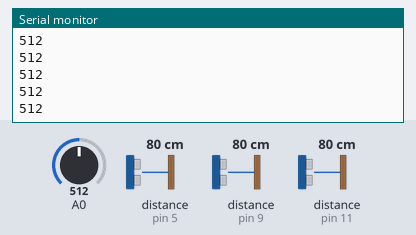
This sketch was run on a simulated Arduino Uno, built with avr-gcc and run on an emulated ATmega328P. Parts: the last lines printed to the serial monitor. Wiring (inferred from the names in the program): 3 × ultrasonic range finder: trigger pin 3, echo pin 5 / trigger pin 6, echo pin 9 / trigger pin 10, echo pin 11. Inputs (shaded band) come from the test bench; at power-on: distance to the obstacle (sensors on pin 5, pin 9, pin 11) 80 cm, A0 = 512. The echo pulse lasts 58.3 µs per cm.

Above: at 1.2 s.
1.3 s: distance to the obstacle (sensor on pin 5) set to 9 cm
At 2.02 s:
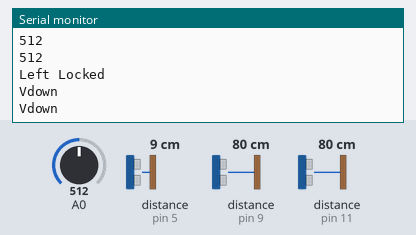
3.0 s: distance to the obstacle (sensor on pin 5) set to 35 cm
At 3.23 s:
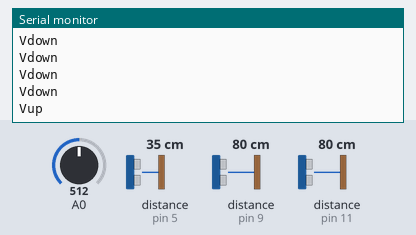

Measured:
- after the input at 1.3 s, the serial monitor: prints a new line after 0.21 s (image 1)
- after the input at 3.0 s, the serial monitor: prints a new line at once (image 2)

The sketch:

sensors_project.ino
```cpp
const int trigger1 =3; //Trigger pin of 1st Sensor
const int echo1 =5; //Echo pin of 1st Sensor
const int trigger2 =6; //Trigger pin of 2nd Sensor
const int echo2 =9;//Echo pin of 2nd Sensor
const int trigger3 =10; //Trigger pin of 3rd Sensor
const int echo3 =11;//Echo pin of 3rd Sensor

long time_taken;
int dist,distL,distC,distR,lint;

void setup() {
Serial.begin(9600);

pinMode(trigger1, OUTPUT);
pinMode(echo1, INPUT);
pinMode(trigger2, OUTPUT);
pinMode(echo2, INPUT);
pinMode(trigger3, OUTPUT);
pinMode(echo3, INPUT);
}

//###Function to calculate distance###//
void calculate_distance(int trigger, int echo)
{
digitalWrite(trigger, LOW);
delayMicroseconds(2);
digitalWrite(trigger, HIGH);
delayMicroseconds(10);
digitalWrite(trigger, LOW);

time_taken = pulseIn(echo, HIGH);
dist= time_taken*0.034/2;
if (dist>50)
dist = 50;
}

void loop() { //infinite loop


lint=analogRead(A0);
Serial.println(lint);

calculate_distance(trigger1,echo1);
distL =dist; //get distance of left sensor

 calculate_distance(trigger2,echo2);
distC =dist; //get distance of center sensor

calculate_distance(trigger3,echo3);
distR =dist; //get distance of right sensor

//Play/Pause
if ((distL >10 && distL<40) && (distR >10 && distR<40)) //Detect both hands
{Serial.println("Play/Pause"); delay (500);}

//Full screen
if ((distR >10 && distR<40) && (distC >10 && distC<40)) //Detect both hands
{Serial.println("Fscreen"); delay (500);}

//Snapshot
if ((distL >10 && distL<40) && (distC >10 && distC<40)) //Detect both hands
{Serial.println("Snap"); delay (500);}

calculate_distance(trigger1,echo1);
distL =dist;

calculate_distance(trigger2,echo2);
distC =dist;

calculate_distance(trigger3,echo3);
distR =dist;

//Control Modes
//Lock Left - Control Mode
  if (distL>=5 && distL<=40)
{
  delay(100); //Hand Hold Time
  calculate_distance(trigger1,echo1);
  distL =dist;
  if (distL>=5 && distL<=40)
  {
    Serial.println("Left Locked");
    while(distL<=40)
    {
      calculate_distance(trigger1,echo1);
      distL =dist;
      if (distL<20) //Hand pushed in
      {Serial.println ("Vdown"); delay (300);}
      if (distL>20) //Hand pulled out
      {Serial.println ("Vup"); delay (300);}
    }
  }
}

//Lock Center - Control Mode
if (distC>=5 && distC<=40)
{
  delay(100); //Hand Hold Time
  calculate_distance(trigger2,echo2);
  distC =dist;
  if (distC>=5 && distC<=40)
  {
    Serial.println("Center Locked");
    while(distC<=40)
    {
      calculate_distance(trigger2,echo2);
      distC =dist;
      if (distC<20) //Hand pushed in
      {Serial.println ("size"); delay (1000);}
    }
  }
}

//Lock Right - Control Mode
if (distR>=5 && distR<=40)
{
  delay(100); //Hand Hold Time
  calculate_distance(trigger3,echo3);
  distR =dist;
  if (distR>=5 && distR<=40)
  {
    Serial.println(" Right Locked");
    while(distR<=40)
    {
      calculate_distance(trigger3,echo3);
      distR =dist;
      if (distR<20) //Right hand pushed in
      {Serial.println ("Rewind"); delay (300);}
      if (distR>20) //Right hand pulled out
      {Serial.println ("Forward"); delay (300);}
  }
}
}

delay(200);
}
```
